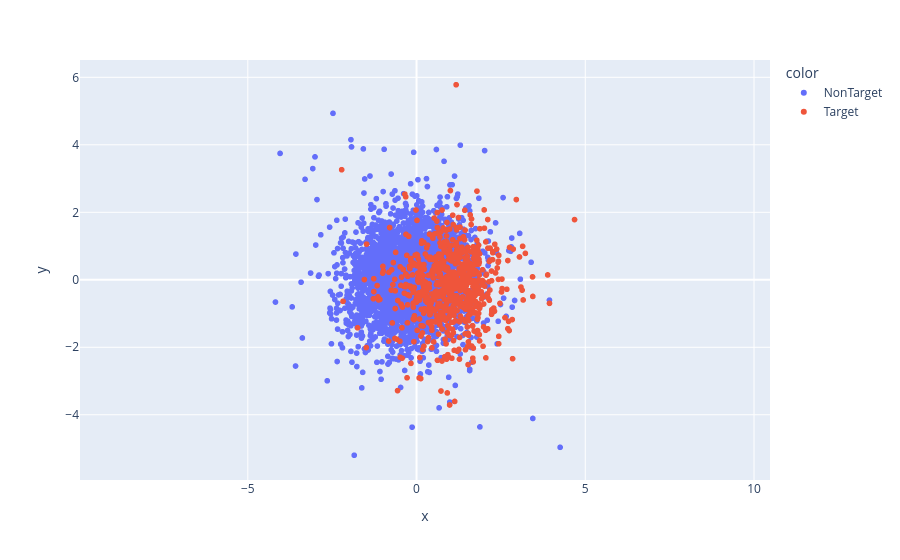

This figure's notebook cell:
### Code cell
from sklearn.decomposition import PCA

x_viz = PCA(n_components=2, whiten=True).fit_transform(xts)
fig = px.scatter(x=x_viz[:,0], y=x_viz[:,1], color=y)
fig.update_yaxes(
    scaleanchor="x",
    scaleratio=1,
  )

### Figure 1 — Plotly figure (JSON) as saved in the notebook; plotly's stock layout.template omitted (floating-point values rounded to 4 significant figures; data arrays with more than 128 entries replaced by an {"elided": "..."} marker saying what was removed)
{"data": [{"hovertemplate": "color=NonTarget<br>x=%{x}<br>y=%{y}<extra></extra>", "legendgroup": "NonTarget", "marker": {"color": "#636efa", "symbol": "circle"}, "mode": "markers", "name": "NonTarget", "showlegend": true, "type": "scattergl", "x": {"elided": "3500 float values"}, "xaxis": "x", "y": {"elided": "3500 float values"}, "yaxis": "y"}, {"hovertemplate": "color=Target<br>x=%{x}<br>y=%{y}<extra></extra>", "legendgroup": "Target", "marker": {"color": "#EF553B", "symbol": "circle"}, "mode": "markers", "name": "Target", "showlegend": true, "type": "scattergl", "x": {"elided": "700 float values"}, "xaxis": "x", "y": {"elided": "700 float values"}, "yaxis": "y"}], "layout": {"legend": {"title": {"text": "color"}, "tracegroupgap": 0}, "margin": {"t": 60}, "xaxis": {"anchor": "y", "domain": [0, 1], "title": {"text": "x"}}, "yaxis": {"anchor": "x", "domain": [0, 1], "scaleanchor": "x", "scaleratio": 1, "title": {"text": "y"}}}}
